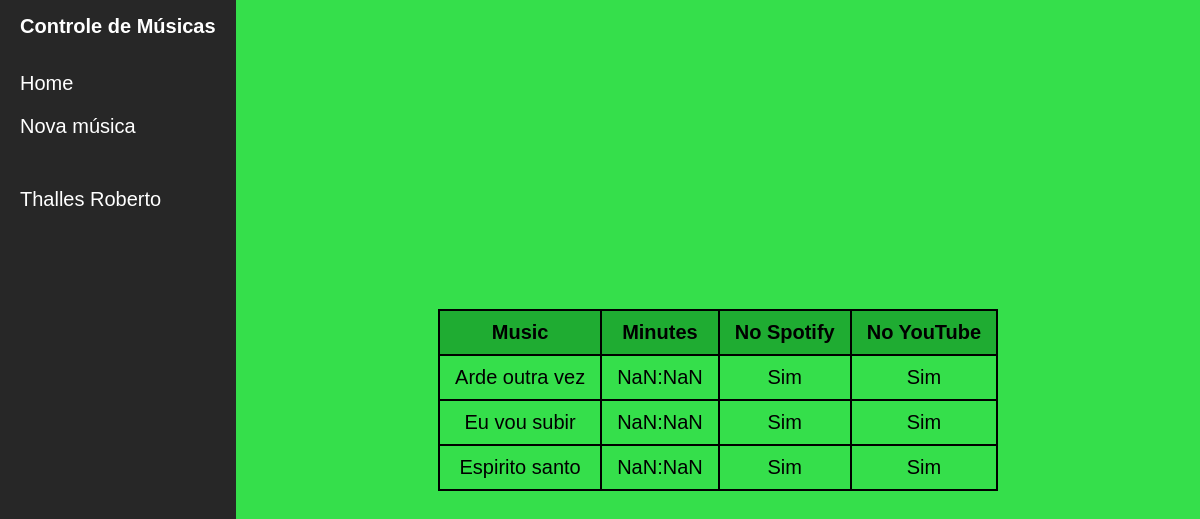
Page /musics/5 on the committed database.
### musics/models.py (models this page shows, shortened)
class Artist(models.Model):
    name = models.CharField(max_length=30)
    date_joined = models.DateTimeField()
    def get_songs(self) -> dict:
        get_data_musics = Song.objects.filter(artist=self.id)
        musics = {}
        for music in get_data_musics:
            musics[music.title] = {
                "id": music.id,
                "title": music.title,
                "duration": music.duration,
                "spotify": music.spotify_published,
                "youtube": music.youtube_published}
        return musics
    class Meta:
        verbose_name_plural = 'Artists'

class Song(models.Model):
    title = models.CharField(max_length=30)
    duration = models.IntegerField()
    spotify_published = models.BooleanField()
    youtube_published = models.BooleanField()
    artist = models.ForeignKey(Artist, on_delete=models.CASCADE)
    class Meta:
        verbose_name_plural = 'Songs'

### musics/views.py (the view)
# urls.py: path('musics/<int:id>', musics, name='url_musics'),
def musics(request, id: int) -> render:
    data = {}
    artist = Artist.objects.get(pk=id)
    data['artist'] = artist
    data['musics'] = artist.get_songs()
    data['artists'] = get_artist()
    return render(request, 'musics/musics.html', data)

### musics/views.py (called while the page is built)
def get_artist() -> Artist:
    artists = Artist.objects.order_by('name')
    for artist in artists:
        temp_date = artist.date_joined.strftime("%d/%m/%Y")
        artist.date_joined = temp_date
    return artists

### musics/templates/musics/musics.html (shortened to what this page needs)
{% extends "musics/base.html" %}
{% load static %}
{% block conteudo %}
<table>
    <tbody>
        <tr>
            <th>Music</th>
            <th>Minutes</th>
            <th>No Spotify</th>
            <th>No YouTube</th>
        </tr>
        {% for key, value in musics.items %}
        <tr class="musics" data-id="{{ value.id}}">
            <td> {{ value.title}}</td>
            <td class="minutes">{{ value.duration}}</td>
            <td class="publicado">{{ value.spotify}}</td>
            <td class="publicado"> {{ value.youtube }}</td>
        </tr>
        {% endfor %}
    </tbody>
</table>
{% endblock conteudo %}

### musics/templates/musics/base.html (shortened to what this page needs)
{% load static %}
<!DOCTYPE html>
<html lang="pt-br">
<head>
    <link rel="stylesheet" href=" {% static 'css/style.css' %} ">
</head>
<body>
    <div class="barra">
        <div>
            <span>Controle de Músicas</span>
        </div>
        <ul class="cabecalho">
            <li id="url_home">Home</li>
            <li id="url_new_song">Nova música</li>
            {% for artist in artists %}
            <li class="artist" data-id="{{ artist.id }}"> {{ artist.name }} </li>
            {% endfor %}
        </ul>
    </div>
    <main class="container">
        {% block conteudo %}
        {% endblock conteudo %}
    </main>
</body>
</html>

### musics/static/css/style.css (style rules this page uses)
html, body { font-family: Arial, Helvetica, sans-serif; font-size: 20px; height: 100%; background-color: rgb(53, 223, 75); }
* { margin: 0; padding: 0; box-sizing: border-box; }
body { display: flex; flex-direction: row; }
.barra { overflow: auto; background: rgb(39, 39, 39); width: 250px; height: 100%; }
.barra div { padding: 15px 0 0 20px; }
.barra div span { text-align: center; color: white; font-weight: 700; }
.container { overflow: auto; width: 85%; height: 100%; display: flex; justify-content: center; align-items: center; }
li { list-style: none; padding: 10px 0 10px 20px; cursor: pointer; color: white; }
ul { padding: 10% 0; }
table { min-width: 200px; }
table, th, td, tr { width: auto; border: 2px solid rgb(0, 0, 0); border-collapse: collapse; padding: 10px 15px; text-align: center; }
table th { background-color: rgb(31, 172, 50); }
#url_new_song { margin-bottom: 30px; }

### rows in the picture
Artist: name "Thalles Roberto"
Song: title "Arde outra vez"
Song: title "Eu vou subir"
Song: title "Espirito santo"
